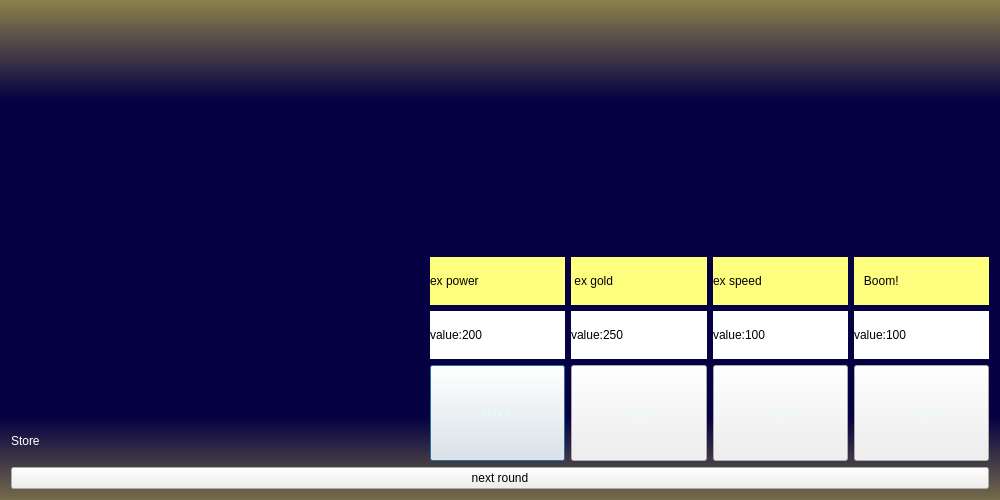
<?xml version="1.0" encoding="UTF-8"?>
<ui version="4.0">
 <class>store</class>
 <widget class="QDialog" name="store">
  <property name="geometry">
   <rect>
    <x>0</x>
    <y>0</y>
    <width>1000</width>
    <height>500</height>
   </rect>
  </property>
  <property name="minimumSize">
   <size>
    <width>1000</width>
    <height>500</height>
   </size>
  </property>
  <property name="maximumSize">
   <size>
    <width>1000</width>
    <height>500</height>
   </size>
  </property>
  <property name="windowTitle">
   <string>store</string>
  </property>
  <property name="styleSheet">
   <string notr="true">#store{
	
	background-color: qlineargradient(spread:reflect, x1:0.480198, y1:0.517, x2:0.480198, y2:0, stop:0.613861 rgba(6, 1, 66, 255), stop:1 rgba(141, 130, 75, 245));
}
#store *{}
</string>
  </property>
  <layout class="QVBoxLayout" name="verticalLayout_6" stretch="6,0">
   <item>
    <layout class="QHBoxLayout" name="horizontalLayout_2" stretch="2,0,3">
     <item>
      <layout class="QVBoxLayout" name="verticalLayout" stretch="10,1">
       <item>
        <widget class="QLabel" name="label_14">
         <property name="styleSheet">
          <string notr="true">border-image: url(:/game/img/P.png);</string>
         </property>
         <property name="text">
          <string/>
         </property>
        </widget>
       </item>
       <item>
        <widget class="QLabel" name="label_15">
         <property name="styleSheet">
          <string notr="true">font: 40pt &quot;Forte&quot;;
color: rgb(255, 255, 255);</string>
         </property>
         <property name="text">
          <string>Store</string>
         </property>
        </widget>
       </item>
      </layout>
     </item>
     <item>
      <spacer name="horizontalSpacer">
       <property name="orientation">
        <enum>Qt::Horizontal</enum>
       </property>
       <property name="sizeHint" stdset="0">
        <size>
         <width>40</width>
         <height>20</height>
        </size>
       </property>
      </spacer>
     </item>
     <item>
      <layout class="QHBoxLayout" name="horizontalLayout">
       <item>
        <layout class="QVBoxLayout" name="verticalLayout_4" stretch="5,1,1,2">
         <item>
          <widget class="QLabel" name="label_2">
           <property name="styleSheet">
            <string notr="true">border-image: url(:/game/img/item_3.png);</string>
           </property>
           <property name="text">
            <string/>
           </property>
          </widget>
         </item>
         <item>
          <widget class="QLabel" name="label_8">
           <property name="styleSheet">
            <string notr="true">font: 12pt &quot;Forte&quot;;
background-color: rgb(255, 255, 127);</string>
           </property>
           <property name="text">
            <string>ex power</string>
           </property>
          </widget>
         </item>
         <item>
          <widget class="QLabel" name="label_6">
           <property name="styleSheet">
            <string notr="true">font: 12pt &quot;Forte&quot;;
background-color: rgb(255, 255, 255);</string>
           </property>
           <property name="text">
            <string>value:200</string>
           </property>
          </widget>
         </item>
         <item>
          <widget class="QPushButton" name="pushButton_2">
           <property name="sizePolicy">
            <sizepolicy hsizetype="Minimum" vsizetype="Expanding">
             <horstretch>0</horstretch>
             <verstretch>0</verstretch>
            </sizepolicy>
           </property>
           <property name="styleSheet">
            <string notr="true">font: 26pt &quot;Forte&quot;;
color: rgb(224, 255, 254);
border-image: url(:/button/img/button_2.png);</string>
           </property>
           <property name="text">
            <string>buy it</string>
           </property>
          </widget>
         </item>
        </layout>
       </item>
       <item>
        <layout class="QVBoxLayout" name="verticalLayout_2" stretch="5,1,1,2">
         <item>
          <widget class="QLabel" name="label_4">
           <property name="styleSheet">
            <string notr="true">border-image: url(:/game/img/item_4.png);</string>
           </property>
           <property name="text">
            <string/>
           </property>
          </widget>
         </item>
         <item>
          <widget class="QLabel" name="label_10">
           <property name="styleSheet">
            <string notr="true">font: 12pt &quot;Forte&quot;;
background-color: rgb(255, 255, 127);</string>
           </property>
           <property name="text">
            <string> ex gold </string>
           </property>
          </widget>
         </item>
         <item>
          <widget class="QLabel" name="label_12">
           <property name="styleSheet">
            <string notr="true">font: 12pt &quot;Forte&quot;;
background-color: rgb(255, 255, 255);</string>
           </property>
           <property name="text">
            <string>value:250</string>
           </property>
          </widget>
         </item>
         <item>
          <widget class="QPushButton" name="pushButton_3">
           <property name="sizePolicy">
            <sizepolicy hsizetype="Minimum" vsizetype="Expanding">
             <horstretch>0</horstretch>
             <verstretch>0</verstretch>
            </sizepolicy>
           </property>
           <property name="styleSheet">
            <string notr="true">font: 26pt &quot;Forte&quot;;
color: rgb(224, 255, 254);
border-image: url(:/button/img/button_2.png);</string>
           </property>
           <property name="text">
            <string>buy it</string>
           </property>
          </widget>
         </item>
        </layout>
       </item>
       <item>
        <layout class="QVBoxLayout" name="verticalLayout_3" stretch="5,1,1,2">
         <item>
          <widget class="QLabel" name="label_3">
           <property name="styleSheet">
            <string notr="true">border-image: url(:/game/img/item_1.png);</string>
           </property>
           <property name="text">
            <string/>
           </property>
          </widget>
         </item>
         <item>
          <widget class="QLabel" name="label_9">
           <property name="styleSheet">
            <string notr="true">font: 12pt &quot;Forte&quot;;
background-color: rgb(255, 255, 127);</string>
           </property>
           <property name="text">
            <string>ex speed</string>
           </property>
          </widget>
         </item>
         <item>
          <widget class="QLabel" name="label_11">
           <property name="styleSheet">
            <string notr="true">font: 12pt &quot;Forte&quot;;
background-color: rgb(255, 255, 255);</string>
           </property>
           <property name="text">
            <string>value:100</string>
           </property>
          </widget>
         </item>
         <item>
          <widget class="QPushButton" name="pushButton_4">
           <property name="sizePolicy">
            <sizepolicy hsizetype="Minimum" vsizetype="Expanding">
             <horstretch>0</horstretch>
             <verstretch>0</verstretch>
            </sizepolicy>
           </property>
           <property name="styleSheet">
            <string notr="true">
color: rgb(224, 255, 254);font: 26pt &quot;Forte&quot;;
border-image: url(:/button/img/button_2.png);</string>
           </property>
           <property name="text">
            <string>buy it</string>
           </property>
          </widget>
         </item>
        </layout>
       </item>
       <item>
        <layout class="QVBoxLayout" name="verticalLayout_5" stretch="5,1,1,2">
         <item>
          <widget class="QLabel" name="label">
           <property name="styleSheet">
            <string notr="true">border-image: url(:/game/img/item_2.png);</string>
           </property>
           <property name="text">
            <string/>
           </property>
          </widget>
         </item>
         <item>
          <widget class="QLabel" name="label_7">
           <property name="styleSheet">
            <string notr="true">font: 12pt &quot;Forte&quot;;
background-color: rgb(255, 255, 127);</string>
           </property>
           <property name="text">
            <string>   Boom!  </string>
           </property>
          </widget>
         </item>
         <item>
          <widget class="QLabel" name="label_5">
           <property name="styleSheet">
            <string notr="true">font: 12pt &quot;Forte&quot;;
background-color: rgb(255, 255, 255);</string>
           </property>
           <property name="text">
            <string>value:100</string>
           </property>
          </widget>
         </item>
         <item>
          <widget class="QPushButton" name="pushButton_5">
           <property name="sizePolicy">
            <sizepolicy hsizetype="Minimum" vsizetype="Expanding">
             <horstretch>0</horstretch>
             <verstretch>0</verstretch>
            </sizepolicy>
           </property>
           <property name="styleSheet">
            <string notr="true">color: rgb(224, 255, 254);font: 26pt &quot;Forte&quot;;
border-image: url(:/button/img/button_2.png);</string>
           </property>
           <property name="text">
            <string>buy it</string>
           </property>
          </widget>
         </item>
        </layout>
       </item>
      </layout>
     </item>
    </layout>
   </item>
   <item>
    <widget class="QPushButton" name="pushButton">
     <property name="sizePolicy">
      <sizepolicy hsizetype="Expanding" vsizetype="Expanding">
       <horstretch>0</horstretch>
       <verstretch>0</verstretch>
      </sizepolicy>
     </property>
     <property name="styleSheet">
      <string notr="true">font: 60pt &quot;Forte&quot;;
border-image: url(:/button/img/button.png);
</string>
     </property>
     <property name="text">
      <string>next round</string>
     </property>
    </widget>
   </item>
  </layout>
 </widget>
 <resources/>
 <connections/>
</ui>
